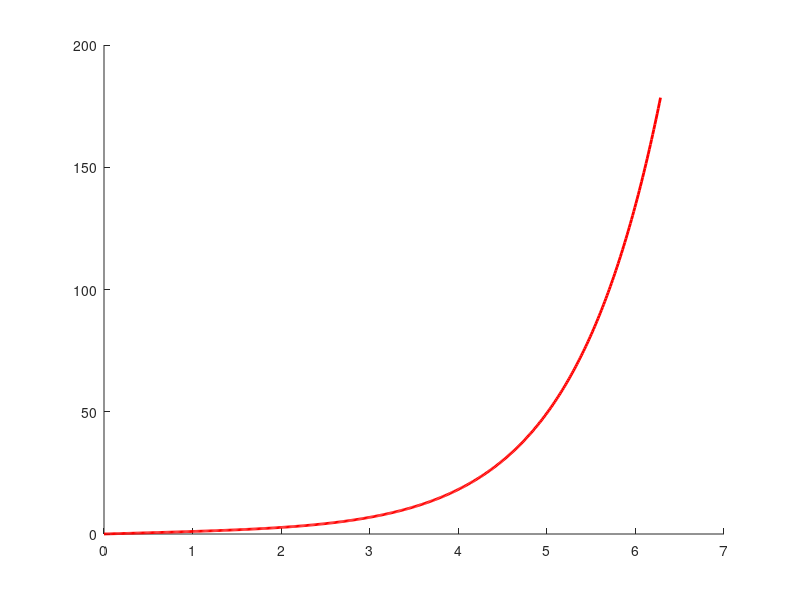

Write the MATLAB code that produced this figure. (Note: this script raises an error after producing the figure.)
%% Testing the IntegroDifferential Equation solver
clc 
clear
close all
%% Case 2: a''[t] == a[t] - \int_0^t a[x]dx With a[0] = 0
tmax = 2*pi;
t = linspace(0,tmax,500);
%% Theoritical Solution (Using MATHEMATICA)
% ythGuess = t;
yth = (1/3) * exp(-t/2).*(exp(3*t/2) - cos(sqrt(3)*t/2) + sqrt(3)*sin(sqrt(3)*t/2));

figure1 = figure('visible','on','WindowState','fullscreen','Color',[1 1 1]);
axes1 = axes('Parent',figure1);
hold(axes1,'on');
% plot(t, ythGuess,'r-','MarkerSize',20,'LineWidth',2,'DisplayName','Theoritical');
plot(t, yth,'r-','MarkerSize',20,'LineWidth',2,'DisplayName','Theoritical');

%% MATLAB Solution
odeOptions = odeset('AbsTol',1e-8,'RelTol',1e-8);
IC = [0; 1];  % IC = [a(0); a'(0)]
[t,guess] = ode45(@model0,t,IC,odeOptions);
guess = [t guess]; 
counter = 1; err = 1e4; Tol = 1e-8;
% [t,a] = ode113(@model, t, IC, odeOptions, guess);
while err > Tol
    [t,a] = ode113(@model, t, IC, odeOptions, guess);
    err = sum((a(:,1)-guess(:,2)).^2);
    fprintf('  %4i: %8.2e\n',[counter err]);
    wt = 0.5;
    guess = [t (1-wt)*guess(:,2) + wt*a(:,1) guess(:,3)];
    counter = counter+1;
end

nskip = 20;
% plot(t(1:nskip:end), guess(1:nskip:end,1),'r*','MarkerSize',20,'LineWidth',2,'DisplayName','Matlab');
plot(t(1:nskip:end), a(1:nskip:end,1),'r*','MarkerSize',20,'LineWidth',2,'DisplayName','Matlab');

legend1 = legend(axes1,'show');
set(legend1,...
    'Position',[0.45 0.75 0.263939012799944 0.0847176079734219],...
    'Interpreter','latex',...
    'FontSize',30,...
    'EdgeColor',[1 1 1]);
box(axes1,'on');
set(axes1,'FontName','times new roman','FontSize',30,'FontWeight','bold',...
    'LineWidth',3);
axis square
xlim([0.0 tmax])
% ylim([0.0 1.0])
xlabel('\boldmath{$t$}','LineWidth',2,'FontWeight','bold','FontSize',50,...
            'FontName','times new roman',...
            'Interpreter','latex');
ylabel('\boldmath{$Y$}','LineWidth',2,'FontWeight','bold','FontSize',50,...
    'FontName','times new roman',...
    'Interpreter','latex'); 

annotation(figure1,'textbox',...
    [0.45 0.53 0.25 0.10],...
    'String','$\ddot{a} = \int_0^ta(x)dx$',...
    'LineStyle','none',...
    'Interpreter','latex',...
    'HorizontalAlignment','center',...
    'FontSize',50,...
    'FitBoxToText','off');

function dadt = model0(~,a)
    % Generating Initial Guess
    dadt = [a(2); 0];
end

function dadt = model(t,a,guess)
% Inside the while loop, getting to the actual solution
% Integro-differential equation
ys = @(s) interp1(guess(:,1), guess(:,2), s);
dadt = [a(2); integral(@(s) ys(s), 0, t,'RelTol',1e-8,'AbsTol',1e-13)];
end
